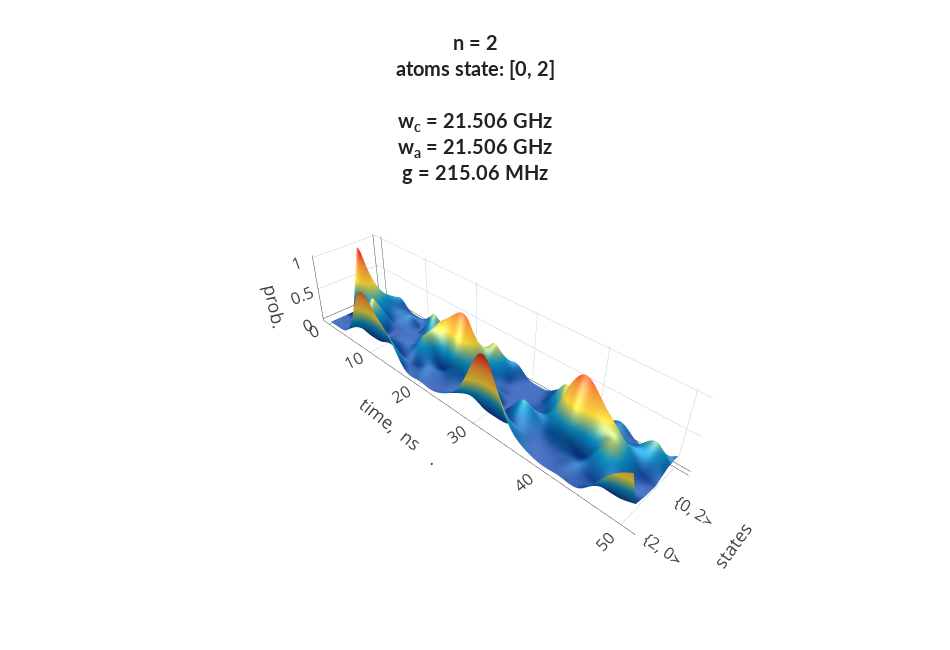

The notebook cell saved with this chart:
### Code cell
y_scale = 1

if config.T < 0.5 * config.mks:
    y_scale = 0.1
elif config.T == 0.5 * config.mks:
    y_scale = 0.01
elif config.T == 1 * config.mks:
    y_scale = 7.5
    # y_scale = 10
elif config.T == 5 * config.mks:
    y_scale = 1


plt = PlotBuilder3D()


# title = ""
title = "<b>"
title += "n = " + str(config.n)

if config.capacity - config.n > 0:
    title += "<br>" + str(config.capacity - config.n) + \
            " photons in cavity"
title += "<br>atoms state: " + str(config.init_state)
title += "<br>"
title += "<br>w<sub>c</sub> = " + wc_str(config.wc)
title += "<br>w<sub>a</sub> = " + wc_str(config.wa)
title += "<br>g = " + wc_str(config.g)
title += "</b>"

plt.set_title(title)

plt.set_xaxis("states")
plt.set_yaxis("time, " + T_str_mark(config.T))
plt.set_zaxis("prob.")

plt.set_yscale(y_scale)

plt.set_width(950)
plt.set_height(650)

plt.iplot(
    x_csv=config.path + "/" + "x.csv",
    y_csv=config.path + "/" + "t.csv",
    z_csv=config.path + "/" + "z.csv",
    # t_coeff=20000 / 1000 * (config.T / 1e-6),
    online=False,
    path=config.path,
    filename="Bipartite",
)

### Figure 1 — Plotly figure (JSON) as saved in the notebook; plotly's stock layout.template omitted (floating-point values rounded to 4 significant figures; data arrays with more than 128 entries replaced by an {"elided": "..."} marker saying what was removed)
{"data": [{"colorscale": "Portland", "lighting": {"diffuse": 0.5, "fresnel": 0.2, "specular": 0.2}, "showlegend": false, "showscale": false, "type": "surface", "uid": "7268ab01-0d36-4640-a0ea-fe1242b50e57", "z": {"elided": "1001x6 float values"}}], "layout": {"autosize": false, "height": 650, "plot_bgcolor": "#AAA", "scene": {"aspectratio": {"x": 1, "y": 5, "z": 1}, "camera": {"center": {"x": 0, "y": 0, "z": 0.2}, "eye": {"x": 3.75, "y": 3.75, "z": 3.75}, "up": {"x": 0, "y": 0, "z": 1}}, "xaxis": {"autorange": true, "showgrid": false, "showline": false, "tickfont": {"size": 14}, "ticktext": ["", "", "{0, 2≻", "", "", "{2, 0≻"], "tickvals": [0, 1, 2, 3, 4, 5], "title": "states", "titlefont": {"size": 18}}, "yaxis": {"autorange": true, "linewidth": 1, "tickfont": {"size": 14}, "ticktext": [0, 10, 20, 30, 40, 50], "tickvals": [0, 200, 400, 600, 800, 1000], "title": "time,  ns\t\t\t\t.", "titlefont": {"size": 18}}, "zaxis": {"autorange": true, "linewidth": 1, "range": [0, 1], "tickfont": {"size": 14}, "title": "prob.", "titlefont": {"size": 18}}}, "showlegend": false, "title": "<b>n = 2<br>atoms state: [0, 2]<br><br>w<sub>c</sub> = 21.506 GHz<br>w<sub>a</sub> = 21.506 GHz<br>g = 215.06 MHz</b>", "titlefont": {"color": "#222", "family": "Lato", "size": 20}, "width": 950, "xaxis": {"tickfont": {"size": 200}, "ticks": "outside"}, "yaxis": {"tickfont": {"size": 200}, "ticks": "outside", "title": "y Axis", "titlefont": {"color": "#FFFFFF", "family": "Courier New, monospace", "size": 40}}}}
